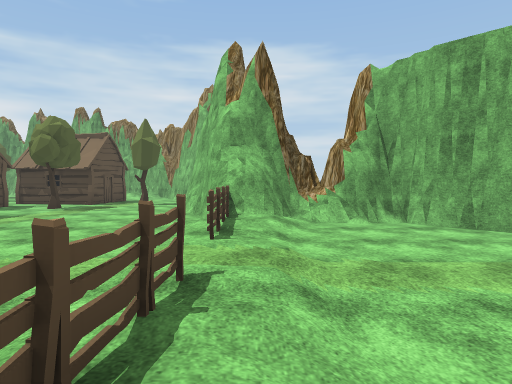
View 1 (above)

24 first-person views from a walk through a scene from a Unity 3-D project. The camera is 1.4 m above the floor, tilts 2° down and sees 75° across. The floor is counted in squares, 2 m on a side. Each view is taken from the middle of a square. On the plan, view 1 faces up. The plan holds only what a view shows up to about 10 squares ahead; the rest is blank. The place goes on beyond the plan. Some animated figures are left out. Some surface patterns are stand-ins.

View 2
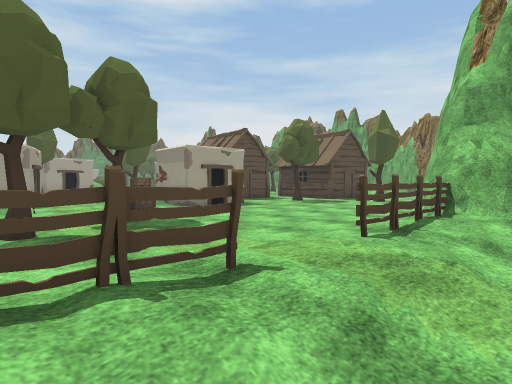

View 3
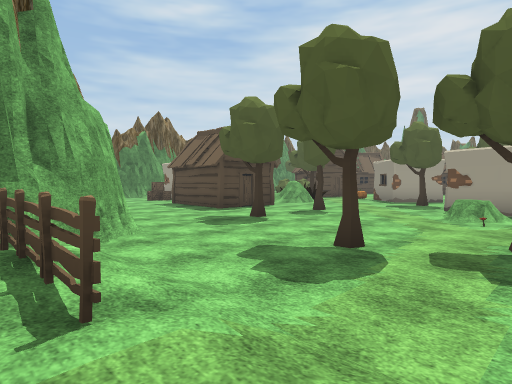

View 4
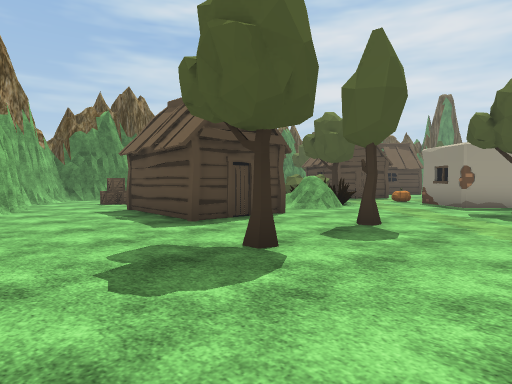

View 5
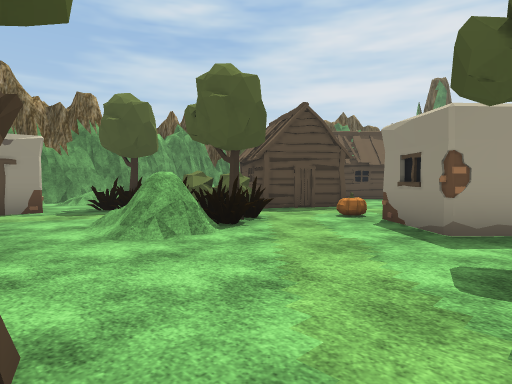

View 6
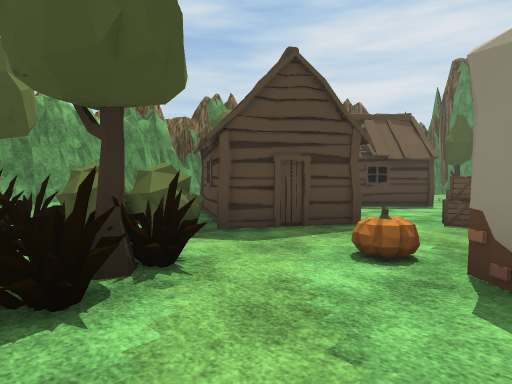

View 7
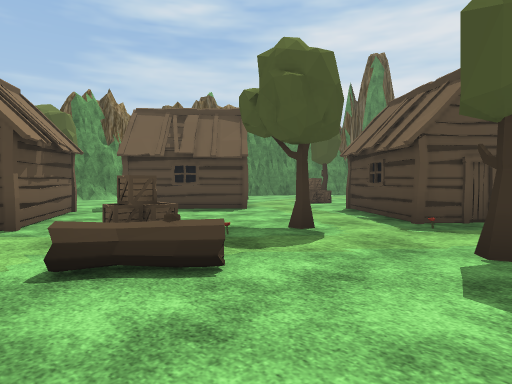

View 8
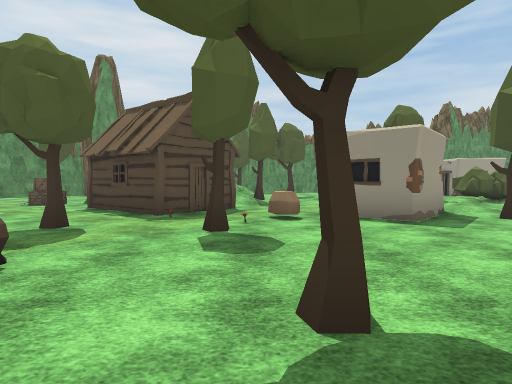

View 9
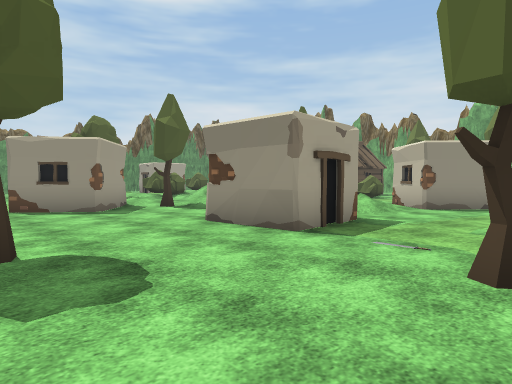

View 10
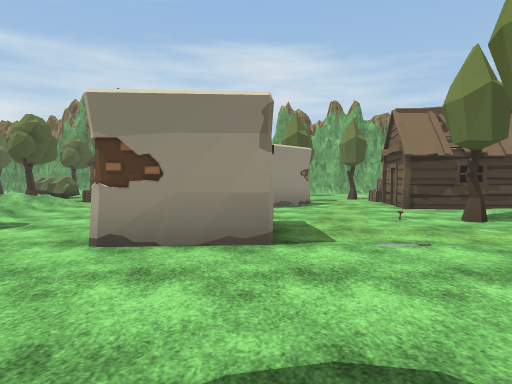

View 11
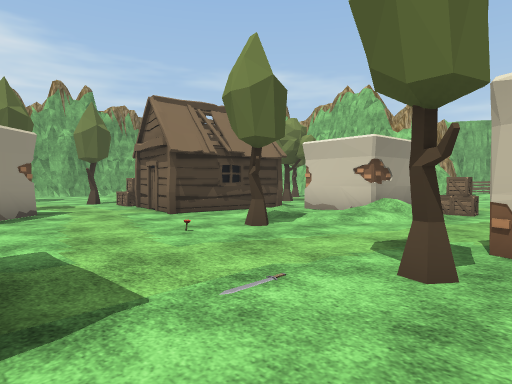

View 12
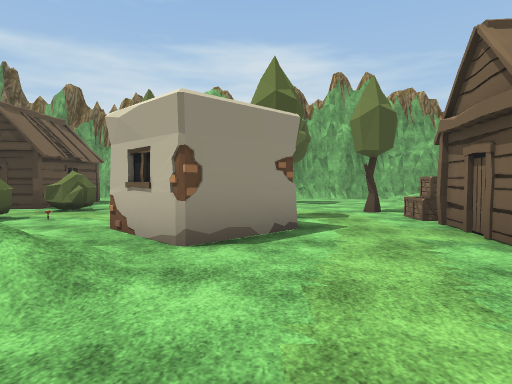

View 13
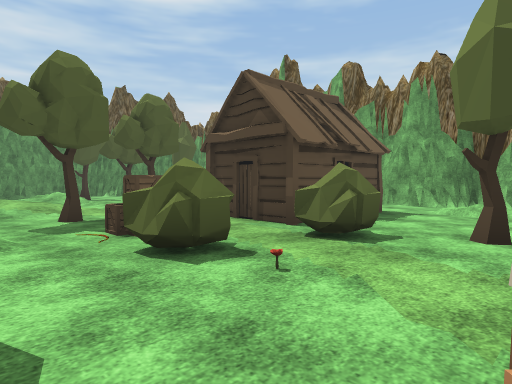

View 14
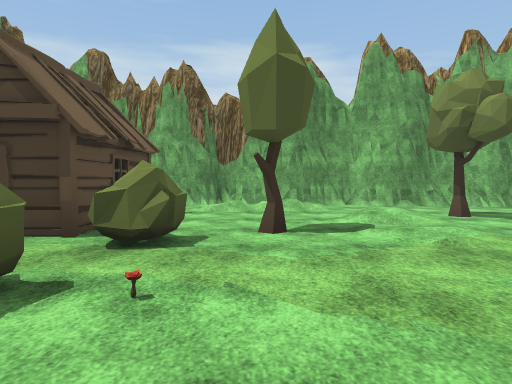

View 15
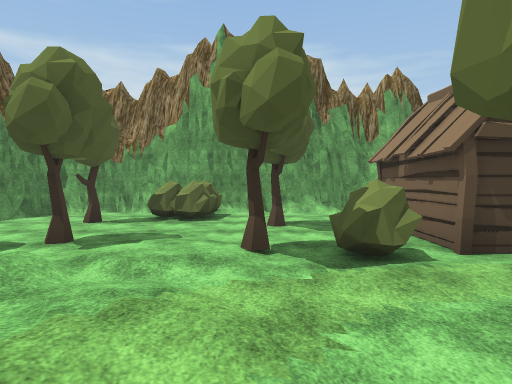

View 16
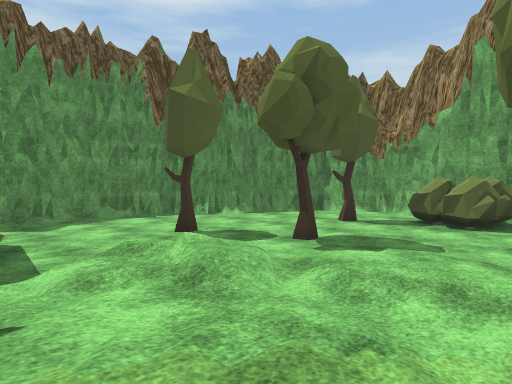

View 17
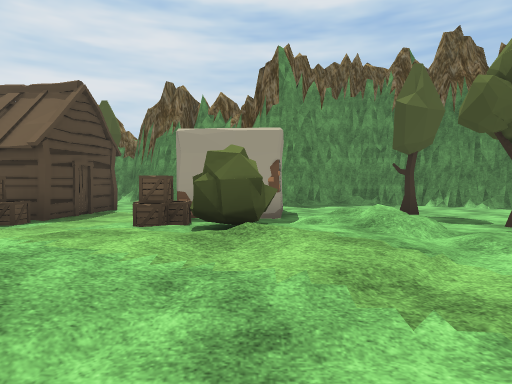

View 18
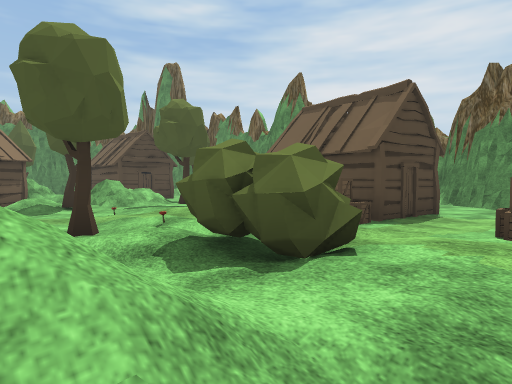

View 19
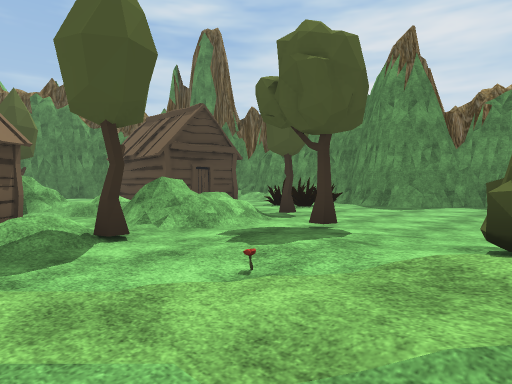

View 20
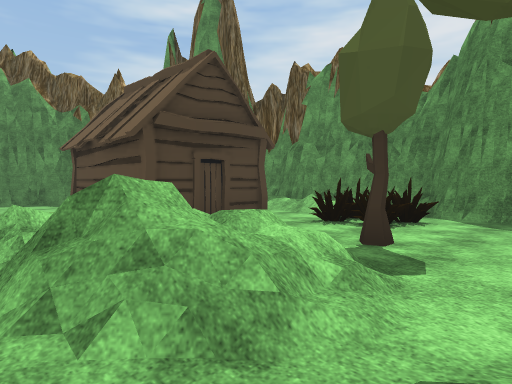

View 21
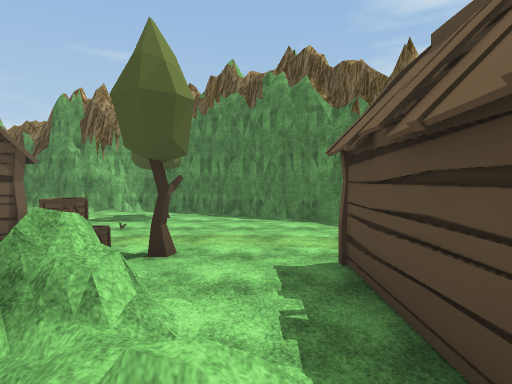

View 22
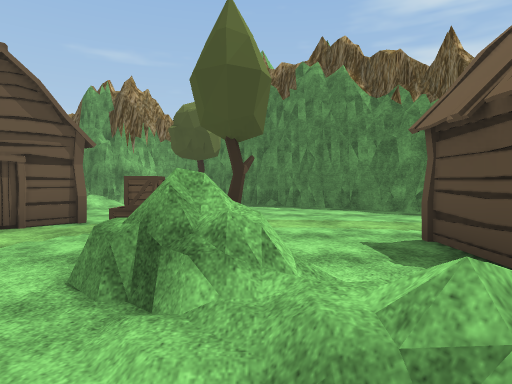

View 23
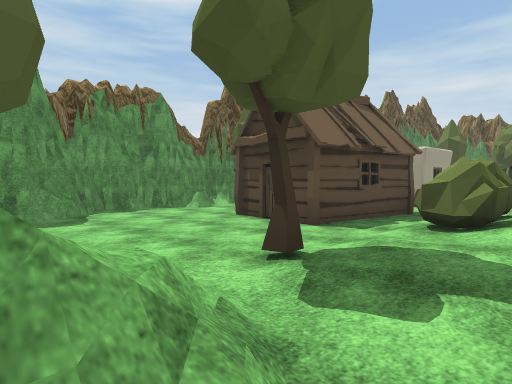

View 24
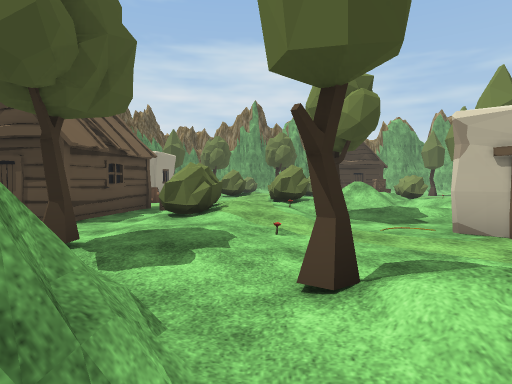

### Floor plan
Key: @ floor where view 1 was taken; # wall or solid block; . main floor; : floor 0.25 m higher than the main floor; / step, stairs or slope; = window, fence, low wall or low ledge; ^ raised ledge; T tree; F fence; C crate; H hut; P pumpkin; B bush; L log; R rock; W flower; O other object.
Columns run from 34 left of view 1 to 4 right of it. Each row starts with its distance up from view 1.
 20      #################
 19     ##...B... ..  .//####
 18    ##...BB... ..///.....
 17    #..T...T..HH....//..
 16   ##.........H ....//T../
 15   #....T./...H  .T./..../
 14   #..T../:TBBHH.B..//...
 13   #....///.............T
 12   #....////.T.CBW.. T..C
 11       O.B//.......###..HHH
 10       #C://////....O...H   .T...##
  9  #  ...C://////.  //...HHH.......#
  8  #....../:B////.. //..../.O .....###
  7  #..HHHC /B/../..  ...OT/.##.....F#####
  6 ##T   H/B/O///T...##....//O#.....F:/..#
  5 #...HHH/B/T./O....#O.....//C.....F:....
  4 #.......///.###.......T.....  ...F/...
  3 ##......:O...#.........O#..O.T...//...
  2  #.....T......R.......O #.=...T..F/..
  1  ##....//T/...O...T.... .........F/.
  0  ##OOT./=./.H..T....O.T..........O@
 -1  #.OO..//..H.HO..LL ##......T...##
 -2  #//.HHH//HHH..TO.L.#.....T.....#
 -3  #//.H H/##H.....C..P...........
 -4  ##/ H H./^...........O#^.HH...
 -5  ##   HH.TCC.H....HH..TO=.H ...
 -6       .......HH...H.BBO...H ...
 -7       ......HH.H.H.H.B....  ...
 -8      #.....O..H.. H   OO..  ..#
 -9      ##....../ .T     T.O   ..#
-10       ###.T../         /    .##
-11         ##...        ///    ##
-12                   #####

Positions as (right, up) in squares from view 1, and headings:
1: (0, 0), facing up
2: (1, 1), facing up-left
3: (0, 4), facing down-left
4: (-3, 1), facing down-left
5: (-8, 0), facing down-left
6: (-11, -2), facing down-left
7: (-15, 1), facing down-left
8: (-14, 1), facing left
9: (-12, 1), facing up-left
10: (-15, 1), facing up
11: (-15, 3), facing up-right
12: (-14, 6), facing up
13: (-16, 10), facing up-left
14: (-17, 10), facing up
15: (-24, 10), facing up
16: (-24, 11), facing up-left
17: (-22, 11), facing left
18: (-22, 10), facing down-left
19: (-23, 5), facing down-left
20: (-25, 2), facing down-left
21: (-26, -1), facing down
22: (-25, -1), facing down
23: (-25, 0), facing up-left
24: (-25, -1), facing up
